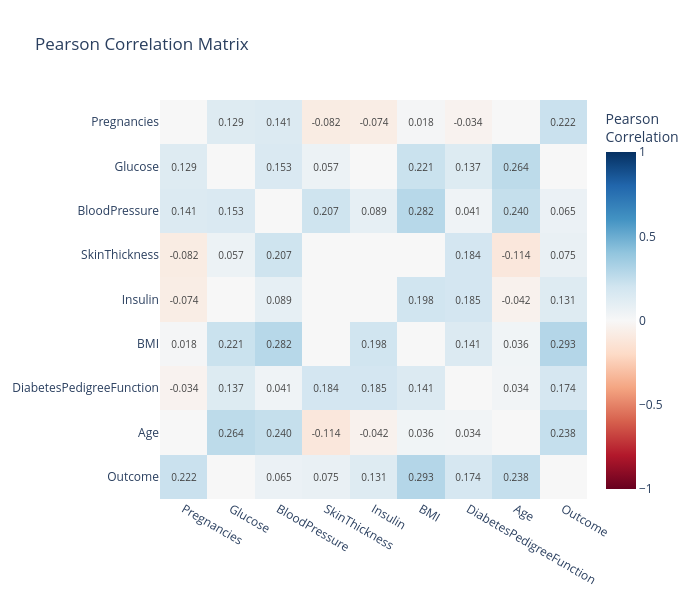

The code cell stored with this chart in its notebook:
### Code cell
# split='low', threshold=0.3 -> only weak correlations |corr| < 0.3
ps.corr_heatmap(df_diabetes, split='low', threshold=0.3)

### Figure 1 — Plotly figure (JSON) as saved in the notebook; plotly's stock layout.template omitted (floating-point values rounded to 4 significant figures)
{"data": [{"colorbar": {"title": {"text": "Pearson<br>Correlation"}}, "colorscale": [[0, "rgb(103,0,31)"], [0.1, "rgb(178,24,43)"], [0.2, "rgb(214,96,77)"], [0.3, "rgb(244,165,130)"], [0.4, "rgb(253,219,199)"], [0.5, "rgb(247,247,247)"], [0.6, "rgb(209,229,240)"], [0.7, "rgb(146,197,222)"], [0.8, "rgb(67,147,195)"], [0.9, "rgb(33,102,172)"], [1, "rgb(5,48,97)"]], "hovertemplate": "<b>%{y}</b> vs <b>%{x}</b><br>Pearson Correlation: %{z:.3f}<extra></extra>", "text": [["", "0.129", "0.141", "-0.082", "-0.074", "0.018", "-0.034", "", "0.222"], ["0.129", "", "0.153", "0.057", "", "0.221", "0.137", "0.264", ""], ["0.141", "0.153", "", "0.207", "0.089", "0.282", "0.041", "0.240", "0.065"], ["-0.082", "0.057", "0.207", "", "", "", "0.184", "-0.114", "0.075"], ["-0.074", "", "0.089", "", "", "0.198", "0.185", "-0.042", "0.131"], ["0.018", "0.221", "0.282", "", "0.198", "", "0.141", "0.036", "0.293"], ["-0.034", "0.137", "0.041", "0.184", "0.185", "0.141", "", "0.034", "0.174"], ["", "0.264", "0.240", "-0.114", "-0.042", "0.036", "0.034", "", "0.238"], ["0.222", "", "0.065", "0.075", "0.131", "0.293", "0.174", "0.238", ""]], "textfont": {"size": 10}, "texttemplate": "%{text}", "type": "heatmap", "x": ["Pregnancies", "Glucose", "BloodPressure", "SkinThickness", "Insulin", "BMI", "DiabetesPedigreeFunction", "Age", "Outcome"], "y": ["Pregnancies", "Glucose", "BloodPressure", "SkinThickness", "Insulin", "BMI", "DiabetesPedigreeFunction", "Age", "Outcome"], "z": [[0, 0.1295, 0.1413, -0.08167, -0.07353, 0.01768, -0.03352, 0, 0.2219], [0.1295, 0, 0.1526, 0.05733, 0, 0.2211, 0.1373, 0.2635, 0], [0.1413, 0.1526, 0, 0.2074, 0.08893, 0.2818, 0.04126, 0.2395, 0.06507], [-0.08167, 0.05733, 0.2074, 0, 0, 0, 0.1839, -0.114, 0.07475], [-0.07353, 0, 0.08893, 0, 0, 0.1979, 0.1851, -0.04216, 0.1305], [0.01768, 0.2211, 0.2818, 0, 0.1979, 0, 0.1406, 0.03624, 0.2927], [-0.03352, 0.1373, 0.04126, 0.1839, 0.1851, 0.1406, 0, 0.03356, 0.1738], [0, 0.2635, 0.2395, -0.114, -0.04216, 0.03624, 0.03356, 0, 0.2384], [0.2219, 0, 0.06507, 0.07475, 0.1305, 0.2927, 0.1738, 0.2384, 0]], "zmax": 1, "zmid": 0, "zmin": -1}], "layout": {"height": 600, "title": {"text": "Pearson Correlation Matrix"}, "width": 700, "xaxis": {"side": "bottom"}, "yaxis": {"autorange": "reversed"}}}
